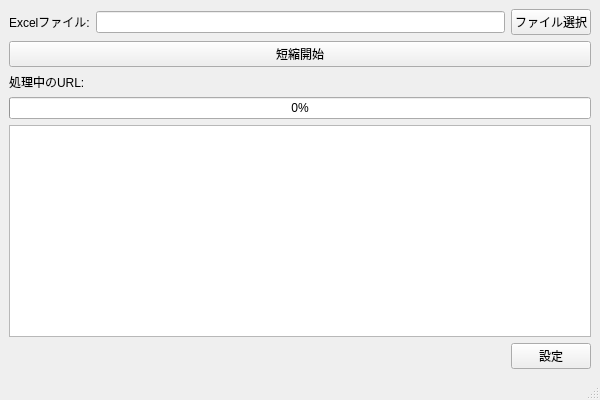
<?xml version="1.0" encoding="UTF-8"?>
<ui version="4.0">
 <class>MainWindow</class>
 <widget class="QMainWindow" name="MainWindow">
  <property name="geometry">
   <rect>
    <x>0</x>
    <y>0</y>
    <width>600</width>
    <height>400</height>
   </rect>
  </property>
  <property name="windowTitle">
   <string>URL一括短縮アプリ</string>
  </property>
  <widget class="QWidget" name="centralwidget">
   <layout class="QVBoxLayout" name="verticalLayout">
    <item>
     <layout class="QHBoxLayout" name="horizontalLayout_1">
      <item>
       <widget class="QLabel" name="label_file">
        <property name="text">
         <string>Excelファイル:</string>
        </property>
       </widget>
      </item>
      <item>
       <widget class="QLineEdit" name="lineEdit_filepath">
        <property name="readOnly">
         <bool>true</bool>
        </property>
       </widget>
      </item>
      <item>
       <widget class="QPushButton" name="pushButton_selectFile">
        <property name="text">
         <string>ファイル選択</string>
        </property>
       </widget>
      </item>
     </layout>
    </item>
    <item>
     <widget class="QPushButton" name="pushButton_start">
      <property name="text">
       <string>短縮開始</string>
      </property>
     </widget>
    </item>
    <item>
     <layout class="QHBoxLayout" name="horizontalLayout_2">
      <item>
       <widget class="QLabel" name="label_status">
        <property name="text">
         <string>処理中のURL:</string>
        </property>
       </widget>
      </item>
      <item>
       <widget class="QLabel" name="label_current_url">
        <property name="text">
         <string/>
        </property>
       </widget>
      </item>
     </layout>
    </item>
    <item>
     <widget class="QProgressBar" name="progressBar">
      <property name="value">
       <number>0</number>
      </property>
     </widget>
    </item>
    <item>
     <widget class="QTextEdit" name="textEdit_log">
      <property name="readOnly">
       <bool>true</bool>
      </property>
     </widget>
    </item>
    <item>
     <layout class="QHBoxLayout" name="horizontalLayout_3">
      <item>
       <spacer name="horizontalSpacer">
        <property name="orientation">
         <enum>Qt::Horizontal</enum>
        </property>
        <property name="sizeHint" stdset="0">
         <size>
          <width>40</width>
          <height>20</height>
         </size>
        </property>
       </spacer>
      </item>
      <item>
       <widget class="QPushButton" name="pushButton_settings">
        <property name="text">
         <string>設定</string>
        </property>
       </widget>
      </item>
     </layout>
    </item>
   </layout>
  </widget>
  <widget class="QMenuBar" name="menubar">
   <property name="geometry">
    <rect>
     <x>0</x>
     <y>0</y>
     <width>600</width>
     <height>21</height>
    </rect>
   </property>
  </widget>
  <widget class="QStatusBar" name="statusbar"/>
 </widget>
 <resources/>
 <connections/>
</ui>
